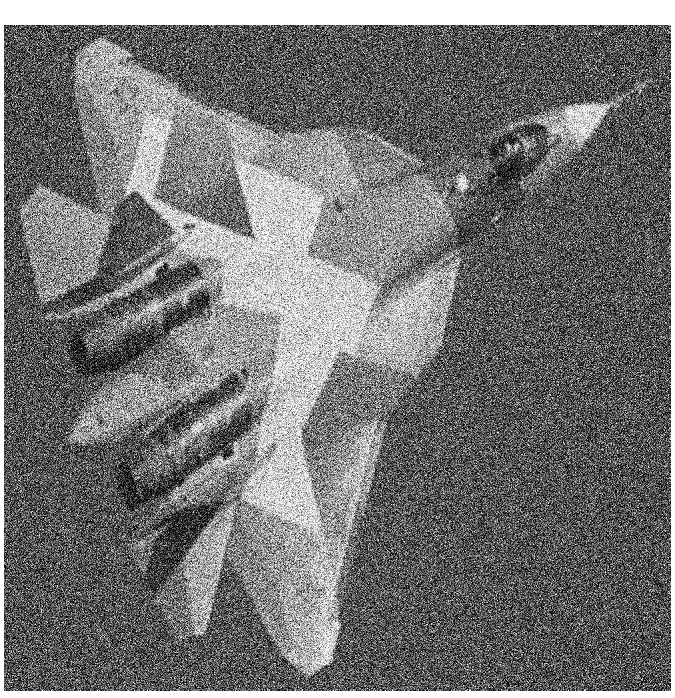
#> input picture noise.png, 675 x 698 px
$ jupyter execute --allow-errors Week4.ipynb
#> lines starting #> are read from the running program, lines starting #| are printed output that depends on the picture
[cell 1]
import cv2
import numpy as np
import pandas as pd
import matplotlib.pyplot as plt
from scipy.ndimage import median_filter

#### 2D Convolution, Filter và Smoothing

[cell 2]
def convolution2D(image, kernel, stride, padding):
    """
    Thực hiện phép tích chập 2D trên ảnh đầu vào sử dụng kernel cho trước.

    Parameters:
        image (ndarray): Mảng 2D đại diện cho ảnh đầu vào.
        kernel (ndarray): Mảng 2D đại diện cho kernel.
        stride (int): Bước nhảy khi thực hiện tích chập.
        padding (int): Số lượng pixel được thêm vào viền ảnh.

    Returns:
        ndarray: Mảng 2D đại diện cho ảnh sau khi áp dụng phép tích chập.

    """

    # thêm padding cho ảnh đầu vào
    image = np.pad(image, [(padding, padding), (padding, padding)], mode='constant', constant_values=0)

    kernel_height, kernel_width = kernel.shape
    padded_height, padded_width = image.shape

    # tính toán kích thước của ảnh đầu ra
    output_height = (padded_height - kernel_height) // stride + 1
    output_width = (padded_width - kernel_width) // stride + 1

    # khởi tạo ma trận đầu ra
    new_image = np.zeros((output_height, output_width))

    # tính tích chập
    for y in range(0, output_height):
        for x in range(0, output_width):
            new_image[y][x] = np.sum(image[y * stride:y * stride + kernel_height, x * stride:x * stride + kernel_width] * kernel)
    return new_image.astype(np.int8)

##### Khởi tạo ảnh mẫu

[cell 3]
part1 = np.array([[0., 0., 0., 1., 1., 2., 2., 3., 3., 4., 4., 5., 5., 6., 6., 7.],
                  [0., 0., 0., 1., 1., 2., 2., 3., 3., 4., 4., 5., 5., 6., 6., 7.],
                  [0., 0., 0., 1., 1., 2., 2., 3., 3., 4., 4., 5., 5., 6., 6., 7.],
                  [0., 0., 0., 1., 1., 2., 2., 3., 3., 4., 4., 5., 5., 5., 5., 5.],
                  [0., 0., 0., 1., 1., 2., 2., 3., 3., 4., 4., 5., 5., 5., 5., 5.],
                  [0., 0., 0., 1., 1., 2., 2., 3., 3., 4., 4., 4., 4., 4., 4., 4.],
                  [0., 0., 0., 1., 1., 2., 2., 3., 3., 4., 4., 4., 4., 4., 4., 4.],
                  [0., 0., 0., 1., 1., 2., 2., 3., 3., 3., 3., 3., 3., 3., 3., 3.],
                  [0., 0., 0., 1., 1., 2., 2., 3., 3., 3., 3., 3., 3., 3., 3., 3.],
                  [0., 0., 0., 1., 1., 2., 2., 2., 2., 2., 2., 2., 2., 2., 2., 2.],
                  [0., 0., 0., 1., 1., 2., 2., 2., 2., 2., 2., 2., 2., 2., 2., 2.],
                  [0., 0., 0., 1., 1., 1., 1., 1., 1., 1., 1., 1., 1., 1., 1., 1.],
                  [0., 0., 0., 1., 1., 1., 1., 1., 1., 1., 1., 1., 1., 1., 1., 1.],
                  [0., 0., 0., 0., 0., 0., 0., 0., 0., 0., 0., 0., 0., 0., 0., 0.],
                  [0., 0., 0., 0., 0., 0., 0., 0., 0., 0., 0., 0., 0., 0., 0., 0.],
                  [0., 0., 0., 0., 0., 0., 0., 0., 0., 0., 0., 0., 0., 0., 0., 0.]])
part1 = np.rot90(part1, -1)

part2 = np.array([[0., 0., 0., 1., 1., 2., 2., 3., 3., 4., 4., 5., 5., 6., 6., 0.],
                  [0., 0., 0., 1., 1., 2., 2., 3., 3., 4., 4., 5., 5., 6., 0., 7.],
                  [0., 0., 0., 1., 1., 2., 2., 3., 3., 4., 4., 5., 5., 0., 6., 7.],
                  [0., 0., 0., 1., 1., 2., 2., 3., 3., 4., 4., 5., 0., 5., 5., 5.],
                  [0., 0., 0., 1., 1., 2., 2., 3., 3., 4., 4., 0., 5., 5., 5., 5.],
                  [0., 0., 0., 1., 1., 2., 2., 3., 3., 4., 1., 4., 4., 4., 4., 4.],
                  [0., 0., 0., 1., 1., 2., 2., 3., 3., 1., 4., 4., 4., 4., 4., 4.],
                  [0., 0., 0., 1., 1., 2., 2., 3., 1., 3., 3., 3., 3., 3., 3., 3.],
                  [0., 0., 0., 1., 1., 2., 2., 1., 3., 3., 3., 3., 3., 3., 3., 3.],
                  [0., 0., 0., 1., 1., 2., 6., 2., 2., 2., 2., 2., 2., 2., 2., 2.],
                  [0., 0., 0., 1., 1., 6., 2., 2., 2., 2., 2., 2., 2., 2., 2., 2.],
                  [0., 0., 0., 1., 7., 1., 1., 1., 1., 1., 1., 1., 1., 1., 1., 1.],
                  [0., 0., 0., 7., 1., 1., 1., 1., 1., 1., 1., 1., 1., 1., 1., 1.],
                  [0., 0., 7., 0., 0., 0., 0., 0., 0., 0., 0., 0., 0., 0., 0., 0.],
                  [0., 7., 0., 0., 0., 0., 0., 0., 0., 0., 0., 0., 0., 0., 0., 0.],
                  [7., 0., 0., 0., 0., 0., 0., 0., 0., 0., 0., 0., 0., 0., 0., 0.]])

part3 = np.rot90(part1, -1)
part4 = np.rot90(part2, 1)

img = np.concatenate((np.concatenate((part1, part3), axis=1), np.concatenate((part2, part4), axis=1)), axis=0)

[cell 4]
img = img // 2
img

[cell 5]
plt.imshow(img, cmap='gray')
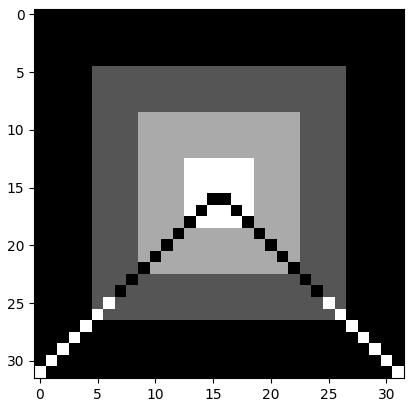
#> figure drawn by matplotlib, 1 panel

##### Khởi tạo kernel

- Gaussian:
$$G(x, y) = \frac{1}{2\pi\sigma^2} e^{-\frac{x^2 + y^2}{2\sigma^2}}$$

- Median:
$$K_{ij} = \frac{1}{hw}$$

- Bilateral:
$$K(x, y) = \frac{G(x, y) \cdot R(x, y)}{\sum_{i,j} G(i, j) \cdot R(i, j)}$$

[cell 6]
def gaussian_kernel(size, sigma=1):
    size = int(size) // 2
    x, y = np.mgrid[-size:size+1, -size:size+1]
    normal = 1 / (2.0 * np.pi * sigma**2)
    g =  np.exp(-((x**2 + y**2) / (2.0*sigma**2))) * normal
    return g

def median_kernel(size):
    return np.ones((size, size)) / size**2

def bilateral_kernel(size, sigma_d, sigma_r):
    size = int(size) // 2
    x, y = np.mgrid[-size:size+1, -size:size+1]
    g = np.exp(-((x**2 + y**2) / (2.0 * sigma_d**2)))
    r = np.sqrt(x**2 + y**2)
    out = g * np.exp(-(r**2) / (2.0 * sigma_r**2))
    return out / out.sum()

[cell 7]
bilateral_kernel(3, 0.8, 0.8)

[cell 8]
gaussian_kernel(5, 2)

[cell 9]
kernel1_a = np.array([[1, 0, -1],
                      [2, 0, -2],
                      [1, 0, -1]])
kernel1_b = np.rot90(kernel1_a, 2)

kernel2_a = np.array([[-1, -2, -1],
                      [0, 0, 0],
                      [1, 2, 1]])
kernel2_b = np.rot90(kernel2_a, 2)

kernel3_a = np.array([[1, 0, -1],
                    [0, 2, 0],
                    [-1, 0, 1]])
kernel3_b = np.rot90(kernel3_a, 1)

kernel4_a = np.array([[1, 2, 1],
                      [2, 4, 2],
                      [1, 2, 1]])
kernel4_b = gaussian_kernel(3, 0.5) * 16

kernel5_a = np.ones((3, 3)) / 9 + np.array([[0, 0, 0],
                                            [0, 2, 0],
                                            [0, 0, 0]])
kernel5_b = np.ones((5, 5)) / 25 + np.array([[0, 0, 0, 0, 0],
                                             [0, 0, 0, 0, 0],
                                             [0, 0, 2, 0, 0],
                                             [0, 0, 0, 0, 0],
                                             [0, 0, 0, 0, 0]])
kernel5_c = np.ones((3, 3)) / 9

kernel6 = np.zeros((3, 3))
kernel6[1, 1] = 2
kernel6 -= np.ones((3, 3)) / 9

##### Triển

Đường dọc

[cell 10]
plt.figure(figsize=(15, 5))

plt.subplot(1, 3, 1)
plt.imshow(img, cmap='gray')

plt.subplot(1, 3, 2)
conv_img = convolution2D(img, kernel1_a, 1, 1)
plt.imshow(conv_img, cmap='gray')

plt.subplot(1, 3, 3)
conv_img = convolution2D(img, kernel1_b, 1, 1)
plt.imshow(conv_img, cmap='gray')
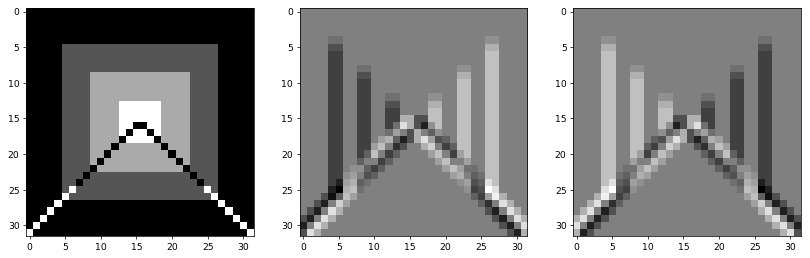
#> figure drawn by matplotlib, 3 panels

Đường ngang

[cell 11]
plt.figure(figsize=(15, 5))

plt.subplot(1, 3, 1)
plt.imshow(img, cmap='gray')

plt.subplot(1, 3, 2)
conv_img = convolution2D(img, kernel2_a, 1, 1)
plt.imshow(conv_img, cmap='gray')

plt.subplot(1, 3, 3)
conv_img = convolution2D(img, kernel2_b, 1, 1)
plt.imshow(conv_img, cmap='gray')
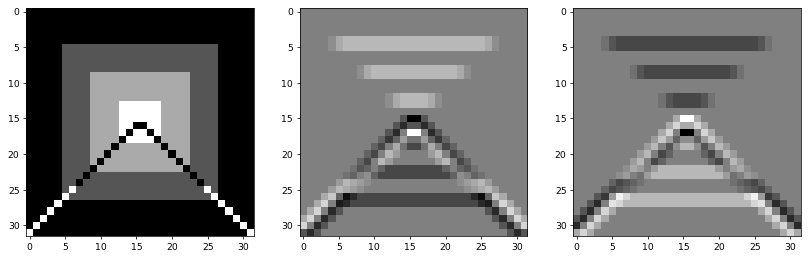
#> figure drawn by matplotlib, 3 panels

Đường chéo

[cell 12]
plt.figure(figsize=(15, 5))

plt.subplot(1, 3, 1)
plt.imshow(img, cmap='gray')

plt.subplot(1, 3, 2)
conv_img = convolution2D(img, kernel3_a, 1, 1)
plt.imshow(conv_img, cmap='gray')

plt.subplot(1, 3, 3)
conv_img = convolution2D(img, kernel3_b, 1, 1)
plt.imshow(conv_img, cmap='gray')
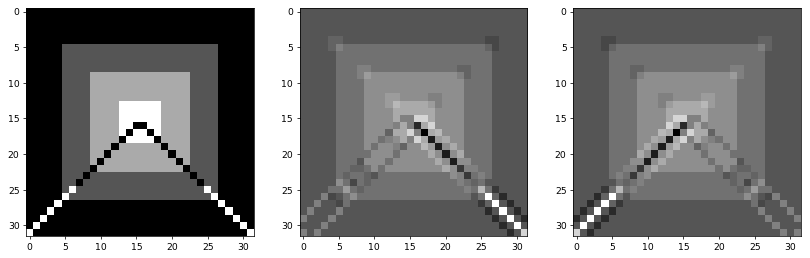
#> figure drawn by matplotlib, 3 panels

Gaussian Blurring và Sharpening

[cell 13]
plt.figure(figsize=(15, 10))

plt.subplot(2, 3, 1)
plt.imshow(img, cmap='gray')

plt.subplot(2, 3, 2)
conv_img1 = convolution2D(img, kernel4_a, 1, 1)
plt.imshow(conv_img1, cmap='gray')

plt.subplot(2, 3, 3)
conv_img2 = convolution2D(img, kernel4_b, 1, 1)
plt.imshow(conv_img2, cmap='gray')

plt.subplot(2, 3, 4)
sharpen_img = convolution2D(conv_img1, kernel6, 1, 1)
plt.imshow(sharpen_img, cmap='gray')

plt.subplot(2, 3, 5)
sharpen_img = convolution2D(sharpen_img, kernel6, 1, 1)
plt.imshow(sharpen_img, cmap='gray')

plt.subplot(2, 3, 6)
sharpen_img = convolution2D(conv_img2, kernel6, 1, 1)
plt.imshow(sharpen_img, cmap='gray')
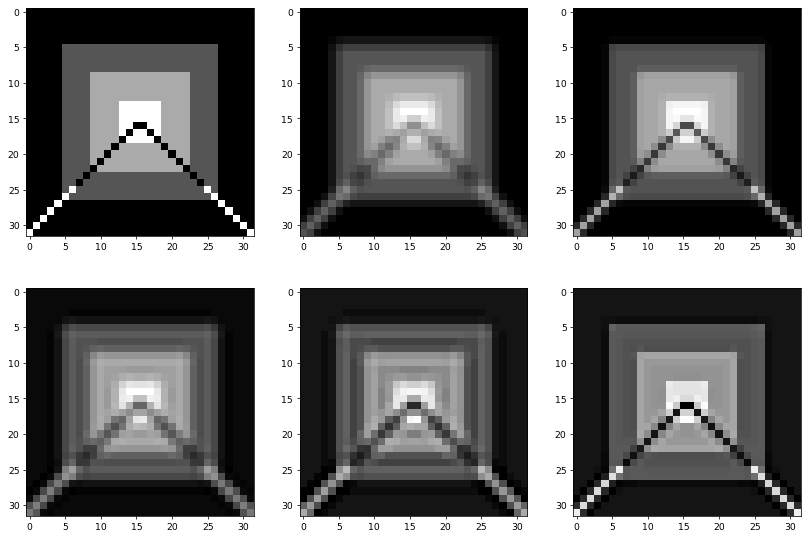
#> figure drawn by matplotlib, 6 panels

Median Blurring và Bilateral Filter

[cell 14]
# Thêm noise vào ảnh
noisy_img = img.copy()
noise = np.random.normal(0, 1, img.shape)
noisy_img = noisy_img + 0.1 * noise

plt.imshow(noisy_img, cmap='gray')
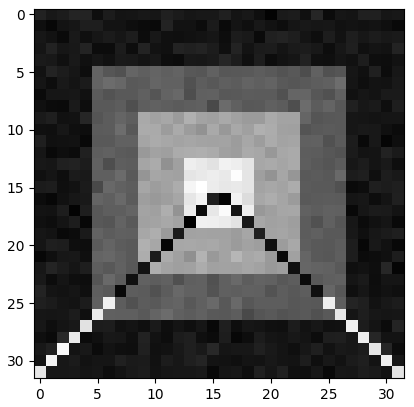
#> figure drawn by matplotlib, 1 panel

[cell 15]
plt.figure(figsize=(15, 10))

plt.subplot(2, 3, 1)
plt.imshow(noisy_img, cmap='gray')

plt.subplot(2, 3, 2)
conv_img = convolution2D(noisy_img, kernel5_a, 1, 1)
plt.imshow(conv_img, cmap='gray')

plt.subplot(2, 3, 3)
conv_img = convolution2D(noisy_img, kernel5_b, 1, 2)
plt.imshow(conv_img, cmap='gray')

plt.subplot(2, 3, 4)
conv_img = convolution2D(noisy_img, kernel5_c, 1, 3)
plt.imshow(conv_img, cmap='gray')

plt.subplot(2, 3, 5)
filtered_img = cv2.bilateralFilter(noisy_img.astype(np.uint8), d=1, sigmaColor=1, sigmaSpace=1)
plt.imshow(filtered_img, cmap='gray')

plt.subplot(2, 3, 6)
filtered_img = median_filter(noisy_img, size=2)
plt.imshow(filtered_img, cmap='gray')
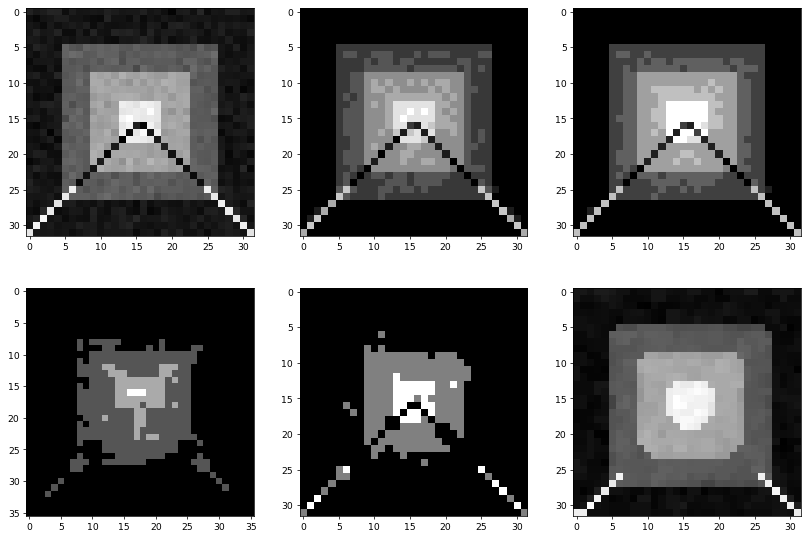
#> figure drawn by matplotlib, 6 panels

[cell 16]
# triển với ảnh nhiễu
plt.figure(figsize=(15, 10))
img = cv2.imread('noise.png', 0)
#> img is the input picture: shape (698, 675); min 0, max 255, mean 116.7
plt.subplot(2, 2, 1)
plt.imshow(img, cmap='gray')

plt.subplot(2, 2, 2)
filtered_img = cv2.bilateralFilter(img.astype(np.uint8), d=15, sigmaColor=80, sigmaSpace=80)
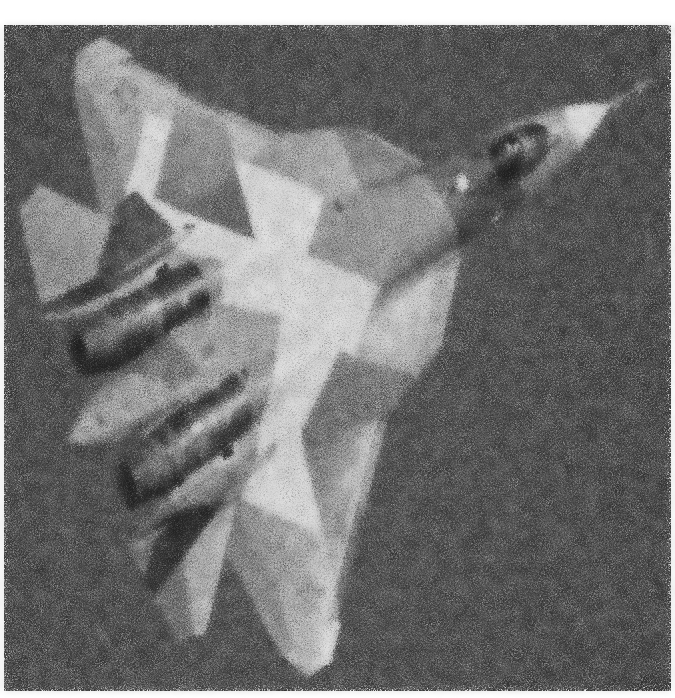
#> filtered_img: shape (698, 675); min 29, max 255, mean 116.2
plt.imshow(filtered_img, cmap='gray')

plt.subplot(2, 2, 3)
filtered_img = median_filter(img, size=9)
plt.imshow(filtered_img, cmap='gray')

$ run again, with houghlines3.jpg saved as noise.png
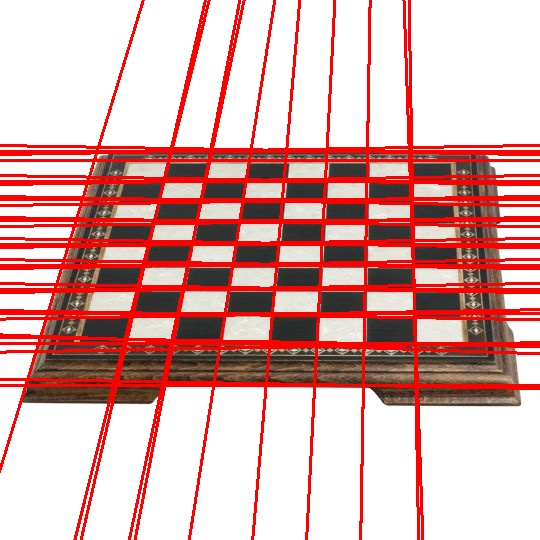
#> input picture houghlines3.jpg, 540 x 540 px
#> `img = cv2.imread('noise.png', 0)`:
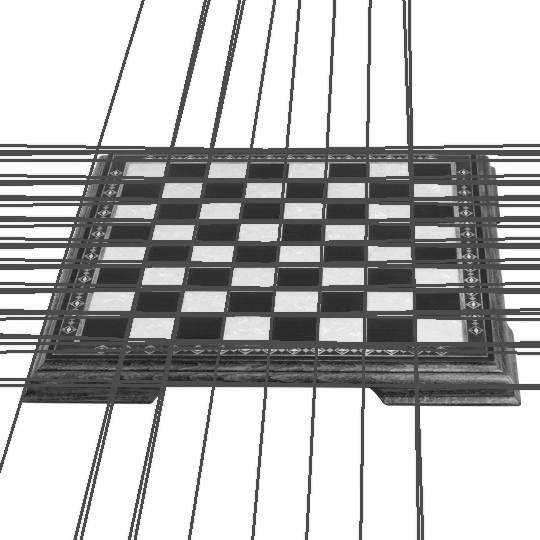
#> img: shape (540, 540); min 23, max 255, mean 185
#> `filtered_img = median_filter(img, size=9)`:
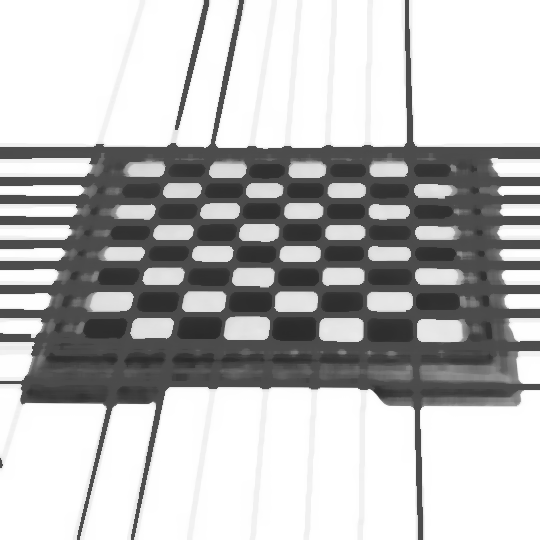
#> filtered_img: shape (540, 540); min 42, max 255, mean 186.6
